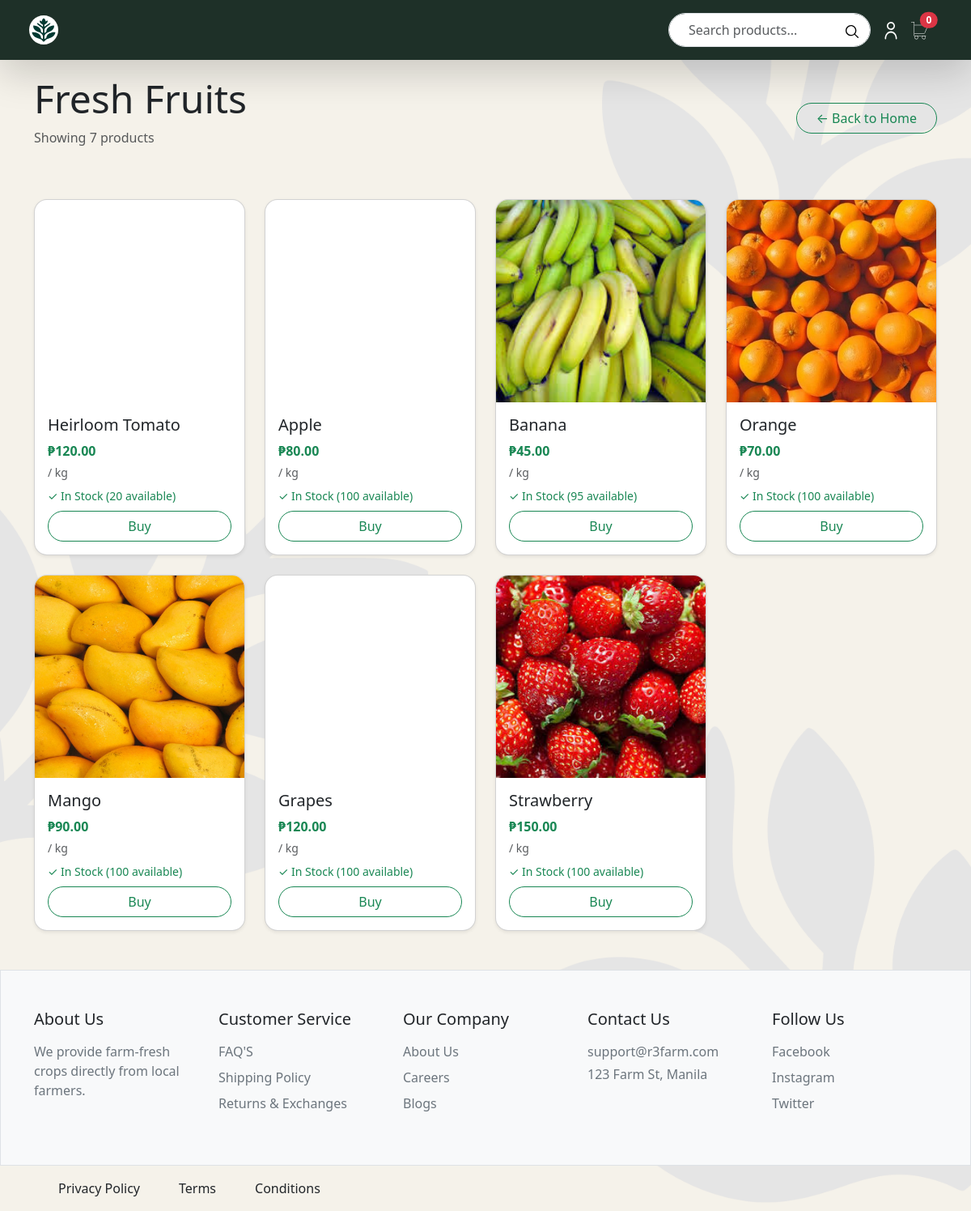
/category.php?cat=fruits, run on the app's committed database.
### tables this page shows
CREATE TABLE `products` (
  `id` int(11) NOT NULL,
  `name` varchar(100) NOT NULL,
  `category` enum('vegetables','fruits','grains','cash_crops') NOT NULL,
  `current_price` decimal(10,2) NOT NULL,
  `quantity` int(11) NOT NULL DEFAULT 0,
  `unit` enum('kg','pcs','liter','sack') DEFAULT NULL,
  `image_url` varchar(255) DEFAULT NULL,
  `created_at` timestamp NOT NULL DEFAULT current_timestamp(),
  `harvest_date` date NOT NULL,
  `updated_at` datetime NOT NULL
);

### models/Product.php (called while the page is built, shortened)
<?php
require_once __DIR__ . '/../config/Database.php';
class Product {
    private $conn;
    private $table = "products";
    public function __construct() {
        $database = new Database();
        $this->conn = $database->getConnection();
    }
    public function getByCategory($category, $limit = 4) {
        $stmt = $this->conn->prepare("SELECT * FROM {$this->table} WHERE category = ? ORDER BY created_at DESC LIMIT ?");
        $stmt->bind_param("si", $category, $limit);
        $stmt->execute();
        $result = $stmt->get_result();
        $products = [];
        while ($row = $result->fetch_assoc()) {
            $products[] = $row;
        }
        return $products;
    }
}
?>

### config/Database.php (called while the page is built, shortened)
<?php
class Database {
    private $host = "localhost";
    private $user = "root";
    private $pass = "";
    private $dbname = "r3_farm";
    public function getConnection() {
        $this->conn = new mysqli($this->host, $this->user, $this->pass, $this->dbname);
        return $this->conn;
    }
}
?>

### category.php (the view, shortened to what this page needs)
<?php
require_once 'models/Product.php';
$category = $_GET['cat'] ?? 'vegetables';
$categories = [
    'vegetables' => 'Fresh Vegetables',
    'fruits' => 'Fresh Fruits',
    'grains' => 'Grains / Cereals',
    'cash_crops' => 'Cash Crops'
];
$product = new Product();
$products = $product->getByCategory($category, 1000);
?>
<!DOCTYPE html>
<html lang="en">
<head>
    <link href="https://cdn.jsdelivr.net/npm/bootstrap@5.3.8/dist/css/bootstrap.min.css" rel="stylesheet">
</head>
<body>
    <div class="Background">
    <?php include('components/navbar.comp.php') ?>
    <div class="container py-4 my-4">
        <div class="d-flex justify-content-between align-items-center mb-4">
            <div>
                <h1 class="display-5"><?= $categories[$category] ?></h1>
                <p class="text-muted">Showing <?= count($products) ?> products</p>
            </div>
            <a href="index.php" class="btn btn-outline-success rounded-pill px-4">
                ← Back to Home
            </a>
        </div>
        <div class="row">
            <?php foreach ($products as $product): ?>
                <?php $productUnit = trim((string) ($product['unit'] ?? '')); ?>
                <div class="col-12 col-md-6 col-lg-3 mt-4">
                    <div class="card rounded-4 overflow-hidden h-100 shadow-sm">
                        <div
                            style="height: 250px; background-image: url('<?= $product['image_url'] ?? 'placeholder.jpg' ?>'); background-size: cover; background-position: center;">
                        </div>
                        <div class="card-body">
                            <h5 class="card-title"><?= htmlspecialchars($product['name']) ?></h5>
                            <p class="text-success fw-bold mb-1">₱<?= number_format($product['current_price'], 2) ?></p>
                            <div class="text-muted small mb-2">/
                                <?= htmlspecialchars($productUnit !== '' ? $productUnit : 'unit') ?>
                            </div>
                            <?php if ($product['quantity'] > 0): ?>
                                <div class="text-success small mb-2">✓ In Stock (<?= $product['quantity'] ?> available)</div>
                                <button class="btn btn-outline-success w-100 rounded-pill buy-btn" data-bs-toggle="modal"
                                    data-bs-target="#productModal" data-id="<?= $product['id'] ?>"
                                    data-name="<?= htmlspecialchars($product['name']) ?>"
                                    data-price="<?= $product['current_price'] ?>" data-quantity="<?= $product['quantity'] ?>"
                                    data-unit="<?= htmlspecialchars($productUnit) ?>"
                                    data-image="<?= $product['image_url'] ?? 'placeholder.jpg' ?>">
                                    Buy
                                </button>
                            <?php else: ?>
                                <div class="text-danger small mb-2">✗ Out of Stock</div>
                                <button class="btn btn-secondary w-100 rounded-pill" disabled>OUT OF STOCK</button>
                            <?php endif; ?>
                        </div>
                    </div>
                </div>
            <?php endforeach; ?>
        </div>
    </div>
    <div class="container-fluid border py-5 bg-light">
        <div class="container">
            <div class="row">
                <div class="col">
                    <h5 class="mb-3">About Us</h5>
                    <p class="text-secondary">We provide farm-fresh crops directly from local farmers.</p>
                </div>
                <div class="col">
                    <h5 class="mb-3">Customer Service</h5>
                    <ul class="list-unstyled">
                        <li class="mb-2"><a href="#" class="text-secondary text-decoration-none">FAQ'S</a></li>
                        <li class="mb-2"><a href="#" class="text-secondary text-decoration-none">Shipping Policy</a>
                        </li>
                        <li class="mb-2"><a href="#" class="text-secondary text-decoration-none">Returns & Exchanges</a>
                        </li>
                    </ul>
                </div>
                <div class="col">
                    <h5 class="mb-3">Our Company</h5>
                    <ul class="list-unstyled">
                        <li class="mb-2"><a href="#" class="text-secondary text-decoration-none">About Us</a></li>
                        <li class="mb-2"><a href="#" class="text-secondary text-decoration-none">Careers</a></li>
                        <li class="mb-2"><a href="#" class="text-secondary text-decoration-none">Blogs</a></li>
                    </ul>
                </div>
                <div class="col">
                    <h5 class="mb-3">Contact Us</h5>
                    <p class="text-secondary mb-1">support@r3farm.com</p>
                    <p class="text-secondary">123 Farm St, Manila</p>
                </div>
                <div class="col">
                    <h5 class="mb-3">Follow Us</h5>
                    <ul class="list-unstyled">
                        <li class="mb-2"><a href="#" class="text-secondary text-decoration-none">Facebook</a></li>
                        <li class="mb-2"><a href="#" class="text-secondary text-decoration-none">Instagram</a></li>
                        <li class="mb-2"><a href="#" class="text-secondary text-decoration-none">Twitter</a></li>
                    </ul>
                </div>
            </div>
        </div>
    </div>
    <div class="container-fluid px-5 d-flex flex-row py-3">
        <div class="ms-4">Privacy Policy</div>
        <div class="ms-5">Terms</div>
        <div class="ms-5">Conditions</div>
    </div>
    </div>
</body>
</html>

### category.php (style rules this page uses)
body { margin-top: 4.3rem !important; }
.Background { background-image: url("images/background.png"); background-repeat: no-repeat; background-position: center; background-size: cover; background-attachment: scroll; min-height: 100vh; }

### data on the page
products: name "Heirloom Tomato", current_price "120.00", unit "kg", quantity "20"
products: name "Apple", current_price "80.00", unit "kg", quantity "100"
products: image_url (picture), name "Banana", current_price "45.00", unit "kg", quantity "95"
products: image_url (picture), name "Orange", current_price "70.00", unit "kg", quantity "100"
products: image_url (picture), name "Mango", current_price "90.00", unit "kg", quantity "100"
products: name "Grapes", current_price "120.00", unit "kg", quantity "100"
products: image_url (picture), name "Strawberry", current_price "150.00", unit "kg", quantity "100"

### other printed values
$cart_count "0"
$categories[$category] "Fresh Fruits"
count($products) "7"
